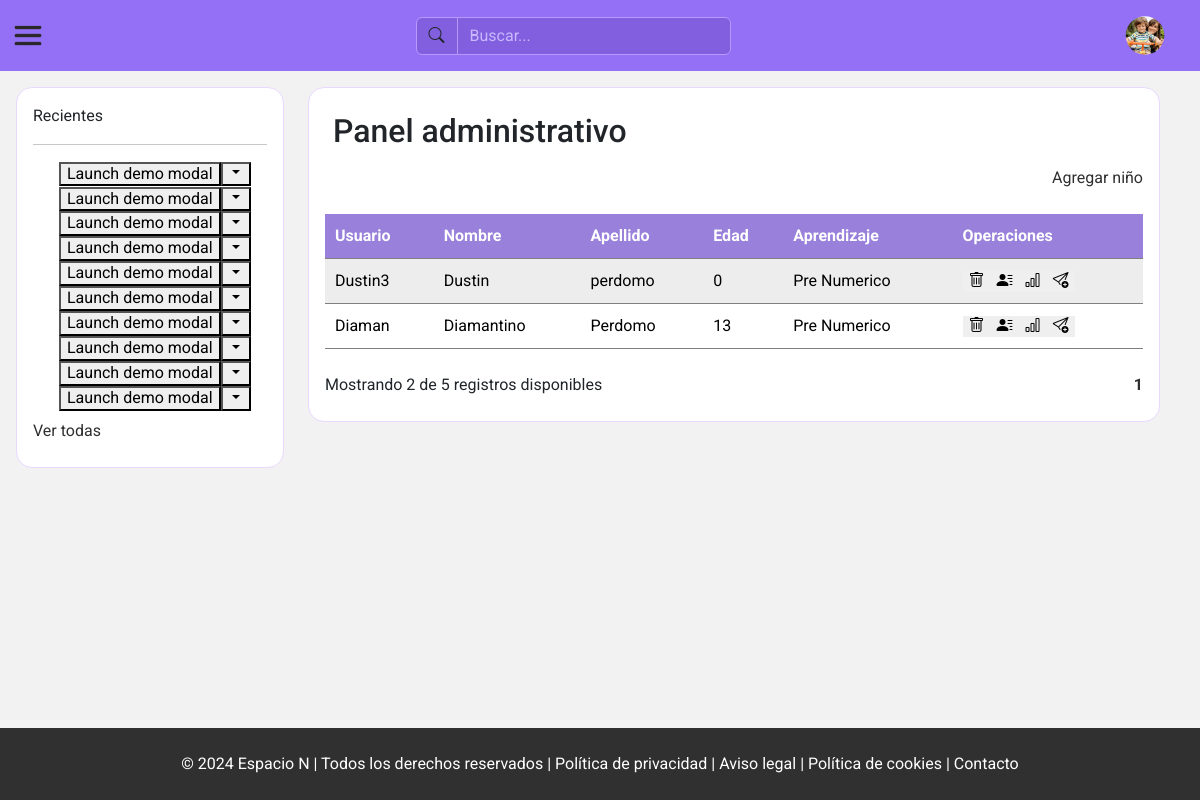
Page /view/admin/dashboard.php?page=1 (signed in) on the committed database.
### tables this page shows
CREATE TABLE `ninos` (
  `id_nino` int(10) NOT NULL,
  `id_genero` int(10) NOT NULL,
  `id_categoria_actividades` int(10) NOT NULL,
  `id_usuario` int(10) NOT NULL,
  `id_profesional` int(10) NOT NULL,
  `nombre` varchar(70) NOT NULL,
  `apellido` varchar(70) NOT NULL,
  `fecha_nacimiento` date DEFAULT NULL,
  `ultimo_acceso` datetime DEFAULT NULL
);

CREATE TABLE `usuarios` (
  `id_usuario` int(10) NOT NULL,
  `id_rol` int(10) NOT NULL,
  `usuario` varchar(15) DEFAULT NULL,
  `clave` varchar(8) DEFAULT NULL,
  `estado` bit(1) DEFAULT b'0',
  `permisos` bit(1) DEFAULT b'0',
  `fecha_hora_creacion` datetime DEFAULT NULL
);

### view/admin/Dashboard.php (the view, shortened to what this page needs)
<!DOCTYPE html>
<html lang="es">
<head>
    <link href="https://cdn.jsdelivr.net/npm/bootstrap@5.3.3/dist/css/bootstrap.min.css" rel="stylesheet"
>
    <link rel="stylesheet" href="https://cdn.jsdelivr.net/npm/bootstrap-icons@1.11.3/font/bootstrap-icons.min.css">
    <link rel="stylesheet" href="../../css/reset.css">
    <link rel="stylesheet" href="../../css/components/table.css">
    <link rel="stylesheet" href="../../css/components/offcanvas.css">
    <link rel="stylesheet" href="../../css/components/modalWindows.css">
    <link rel="stylesheet" href="../../css/components/header.css">
    <link rel="stylesheet" href="../../css/components/semanticTag.css">
    <link rel="stylesheet" href="../../css/components/row.css">
    <link rel="stylesheet" href="../../css/admin/dashboard.css">
</head>
<body>
    <?php include './../include/admin/header.php' ?>
    <main class="">
        <div class="row h-100">
            <div class="col-3 h-100">
                <section class="historyChilds">
                    <span>Recientes</span><br>
                    <hr>
                    <div class="btn-group">
                        <button type="button" class="btn"><button type="button" class=" " data-bs-toggle="modal"
                                data-bs-target="#exampleModal">
                                Launch demo modal
                            </button></button>
                        <button type="button" class=" dropdown-toggle dropdown-toggle-split" data-bs-toggle="dropdown"
                            aria-expanded="false">
                        </button>
                    </div>
                    <div class="btn-group">
                        <button type="button" class="btn"><button type="button" class=" " data-bs-toggle="modal"
                                data-bs-target="#exampleModal">
                                Launch demo modal
                            </button></button>
                        <button type="button" class=" dropdown-toggle dropdown-toggle-split" data-bs-toggle="dropdown"
                            aria-expanded="false">
                        </button>
                    </div>
                    <div class="btn-group">
                        <button type="button" class="btn"><button type="button" class=" " data-bs-toggle="modal"
                                data-bs-target="#exampleModal">
                                Launch demo modal
                            </button></button>
                        <button type="button" class=" dropdown-toggle dropdown-toggle-split" data-bs-toggle="dropdown"
                            aria-expanded="false">
                        </button>
                    </div>
                    <div class="btn-group">
                        <button type="button" class="btn"><button type="button" class=" " data-bs-toggle="modal"
                                data-bs-target="#exampleModal">
                                Launch demo modal
                            </button></button>
                        <button type="button" class=" dropdown-toggle dropdown-toggle-split" data-bs-toggle="dropdown"
                            aria-expanded="false">
                        </button>
                    </div>
                    <div class="btn-group">
                        <button type="button" class="btn"><button type="button" class=" " data-bs-toggle="modal"
                                data-bs-target="#exampleModal">
                                Launch demo modal
                            </button></button>
                        <button type="button" class=" dropdown-toggle dropdown-toggle-split" data-bs-toggle="dropdown"
                            aria-expanded="false">
                        </button>
                    </div>
                    <div class="btn-group">
                        <button type="button" class="btn"><button type="button" class=" " data-bs-toggle="modal"
                                data-bs-target="#exampleModal">
                                Launch demo modal
                            </button></button>
                        <button type="button" class=" dropdown-toggle dropdown-toggle-split" data-bs-toggle="dropdown"
                            aria-expanded="false">
                        </button>
                    </div>
                    <div class="btn-group">
                        <button type="button" class="btn"><button type="button" class=" " data-bs-toggle="modal"
                                data-bs-target="#exampleModal">
                                Launch demo modal
                            </button></button>
                        <button type="button" class=" dropdown-toggle dropdown-toggle-split" data-bs-toggle="dropdown"
                            aria-expanded="false">
                        </button>
                    </div>
                    <div class="btn-group">
                        <button type="button" class="btn"><button type="button" class=" " data-bs-toggle="modal"
                                data-bs-target="#exampleModal">
                                Launch demo modal
                            </button></button>
                        <button type="button" class=" dropdown-toggle dropdown-toggle-split" data-bs-toggle="dropdown"
                            aria-expanded="false">
                        </button>
                    </div>
                    <div class="btn-group">
                        <button type="button" class="btn"><button type="button" class=" " data-bs-toggle="modal"
                                data-bs-target="#exampleModal">
                                Launch demo modal
                            </button></button>
                        <button type="button" class=" dropdown-toggle dropdown-toggle-split" data-bs-toggle="dropdown"
                            aria-expanded="false">
                        </button>
                    </div>
                    <div class="btn-group">
                        <button type="button" class="btn"><button type="button" class=" " data-bs-toggle="modal"
                                data-bs-target="#exampleModal">
                                Launch demo modal
                            </button></button>
                        <button type="button" class=" dropdown-toggle dropdown-toggle-split" data-bs-toggle="dropdown"
                            aria-expanded="false">
                        </button>
                    </div>
                    <a href="#allHistoryChilds"> Ver todas</a>
                </section>
            </div>
            <div class="col-9">
                <div>
                    <section class="childs">
                        <h1 class="m-2">Panel administrativo</h1>
                        <div class="containerAddChilds">
                            <div>
                                <a href="./child/add.php">Agregar niño</a>
                            </div>
                        </div>
                    </section>
                    <?php
                    function showChilds()
                    {
                        include '../../php/connectionBD.php';
                        $id_admin = $_SESSION["id_profesional"];
                        echo " <section class='table'>
                        <table class='dataTable'>
                            <thead>
                                <tr>
                                    <th>Usuario</th>
                                    <th>Nombre</th>
                                    <th>Apellido</th>
                                    <th>Edad</th>
                                    <th>Aprendizaje</th>
                                    <th>Operaciones</th>
                                </tr>
                            </thead>";
                        $pagina_actual = isset($_GET['pagina']) && is_numeric($_GET['pagina']) ? $_GET['pagina'] : 1;
                        $sqlCount = 'SELECT COUNT(*) as total FROM ninos WHERE id_profesional = :id';
                        $count = $pdo->prepare($sqlCount);
                        $count->bindParam('id', $id_admin, PDO::PARAM_INT);
                        $count->execute();
                        $total = $count->fetch(PDO::FETCH_ASSOC);
                        $total_registros = $total["total"];
                        $registros_por_pagina = 5;
                        $total_paginas = ceil($total_registros / $registros_por_pagina);
                        $sqlSelect = 'SELECT id_nino, ninos.id_usuario as id_usuario_nino, usuario, nombre, apellido, id_categoria_actividades, fecha_nacimiento FROM ninos
                                INNER JOIN usuarios ON ninos.id_usuario = usuarios.id_usuario WHERE id_profesional = :id
                                LIMIT :inicio, :registros_por_pagina
                                ';
                        $inicio = ($pagina_actual - 1) * $registros_por_pagina;
                        $stmt = $pdo->prepare($sqlSelect);
                        $stmt->bindParam('id', $id_admin, PDO::PARAM_INT);
                        $stmt->bindValue(':inicio', $inicio, PDO::PARAM_INT);
                        $stmt->bindValue(':registros_por_pagina', $registros_por_pagina, PDO::PARAM_INT);
                        $stmt->execute();
                        if ($stmt->rowCount() > 0) {
                            $result = $stmt->fetchAll(PDO::FETCH_ASSOC);
                            foreach ($result as $row) {
                                switch ($row["id_categoria_actividades"]) {
                                    case 1:
                                        $showA = "Pre Numerico";
                                        break;
                                }
                                $fecha_nacimiento = $row["fecha_nacimiento"];
                                $fecha_actual = date("Y-m-d");
                                $timestamp_nacimiento = strtotime($fecha_nacimiento);
                                $timestamp_actual = strtotime($fecha_actual);
                                $diferencia_segundos = $timestamp_actual - $timestamp_nacimiento;
                                $edad_en_anos = floor($diferencia_segundos / (60 * 60 * 24 * 365.25));
                                echo "<tr class='show'>";
                                echo "<td >" . $row['usuario'] . "</td>";
                                echo "<td>" . $row['nombre'] . "</td>";
                                echo "<td>" . $row['apellido'] . "</td>";
                                echo "<td>" . $edad_en_anos . "</td>";
                                echo "<td>" . $showA . "</td>";
                                echo "<td class='operations'>";
                                echo "<button class='OpenDeleteChild' data-idc='" . $row['id_nino'] . "' data-idu='" . $row['id_usuario_nino'] . "'><i class='bi bi-trash'></i></button>";
                                echo "<a href='child/modify.php?id=" . $row['id_nino'] . "'><button><i class='bi bi-person-lines-fill'></i></button></a>";
                                echo "<a href='child/progress.php?id=" . $row['id_nino'] . "'><button><i class='bi bi-bar-chart'></i></button></a>";
                                echo "<button class='OpenSendNotificationChild' data-idS='" . $row['id_nino'] . "' > <i class='bi bi-send-plus'></i></button> ";
                                echo "</td>";
                                echo "</tr>";
                            }
                        } else {
                            echo "<p>No hay registros disponibles en este momento.</p>";
                        }
                        echo " </table> </section>";
                        echo "<section class='d-flex justify-content-between align-items-center'>";
                        if ($total_registros == 0) {
                        } else {
                            $userRegistration = 'registros disponibles';
                            echo "<span class='messengerShowUsers'>Mostrando " . $total_registros . " de " . $registros_por_pagina . "
                                        <span class='userRegistration'> " . $userRegistration . "</span></span>";
                            for ($i = 1; $i <= $total_paginas; $i++) {
                                echo "<a href='?page=$i'>" . ($i == $pagina_actual ? '<b>' . $i . '</b>' : $i) . "</a> ";
                            }
                            echo " </section>";
                        }
                    }
                    showChilds();
                    ?>
                </div>
            </div>
        </div>
    </main>
    <?php include './../include/footer.php' ?>
</body>
</html>

### css/components/table.css (style rules this page uses)
.dataTable { display: block; width: 100%; margin: 1em 0; }
.dataTable thead, .dataTable tbody, .dataTable thead tr, .dataTable th { display: block; }
.dataTable thead { float: left; }
.dataTable td, .dataTable th { padding: .625em; line-height: 1.5em; border-bottom: 1px dashed #ccc; box-sizing: border-box; overflow-x: hidden; overflow-y: auto; }
.dataTable th { text-align: left; background: rgba(0, 0, 0, 0.14); border-bottom: 1px dashed #aaa; }
.dataTable tbody tr { display: table-cell; }
thead>tr { background: #b195ff !important; color: white !important; }
.dataTable tbody td { display: block; }
.dataTable tr:nth-child(odd) { background: rgba(0, 0, 0, 0.07); }
@media screen and (min-width: 50em) { .dataTable { display: table; } }
@media screen and (min-width: 50em) { .dataTable thead { display: table-header-group; float: none; } }
@media screen and (min-width: 50em) { .dataTable thead tr, .dataTable tbody tr { display: table-row; } }
@media screen and (min-width: 50em) { .dataTable th, .dataTable tbody td { display: table-cell; } }
@media screen and (min-width: 50em) { .dataTable td, .dataTable th { width: auto; } }

### css/components/semanticTag.css (style rules this page uses)
body { display: flex; flex-direction: column; width: 100vw; height: 100vh; background-size: contain; background-repeat: repeat; font-family: "Roboto", sans-serif; font-weight: 100; font-style: normal; font-weight: 400; }
main { flex-grow: 2; background: #f2f2f2; }
main>div { width: 100vw; }

### css/components/row.css (style rules this page uses)
.col-9>div { background: white; padding: 1rem; border-radius: 1rem; border: solid 1px #e8d8ff; }
.row { padding: 1rem; }

### css/admin/dashboard.css (style rules this page uses)
a { margin: 0.5rem 0rem; display: block; color: var(--colorBlack); text-decoration: none; }
.historyChilds { overflow-x: hidden; padding: 1rem; background: white; border-radius: 1rem; border: solid 1px #e8d8ff; }
.operations > button, .operations > a > button { border: none !important; background-color: none !important; }
.containerAddChilds { display: flex; align-items: center; justify-content: flex-end; }
.operations>a { border:none; display: inline }

### rows in the picture
ninos: id_usuario.usuario "Dustin3", nombre "Dustin", apellido "perdomo", id_categoria_actividades "Pre Numerico"
ninos: id_usuario.usuario "Diaman", nombre "Diamantino", apellido "Perdomo", id_categoria_actividades "Pre Numerico"

### other values in the picture
$total_registros "2"
$registros_por_pagina "5"
$userRegistration "registros disponibles"
